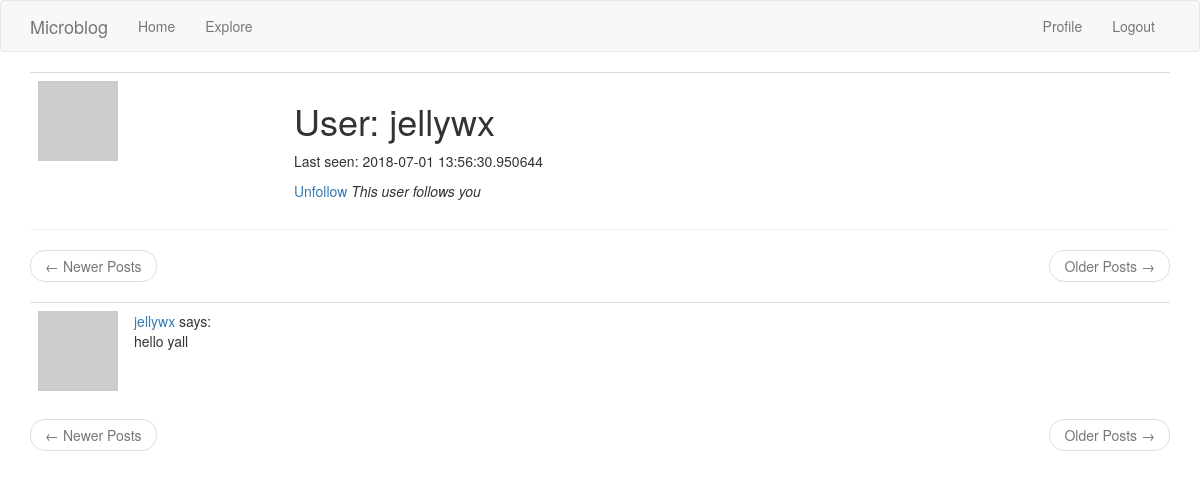
Page /user/jellywx (signed in) on the earlier database version.
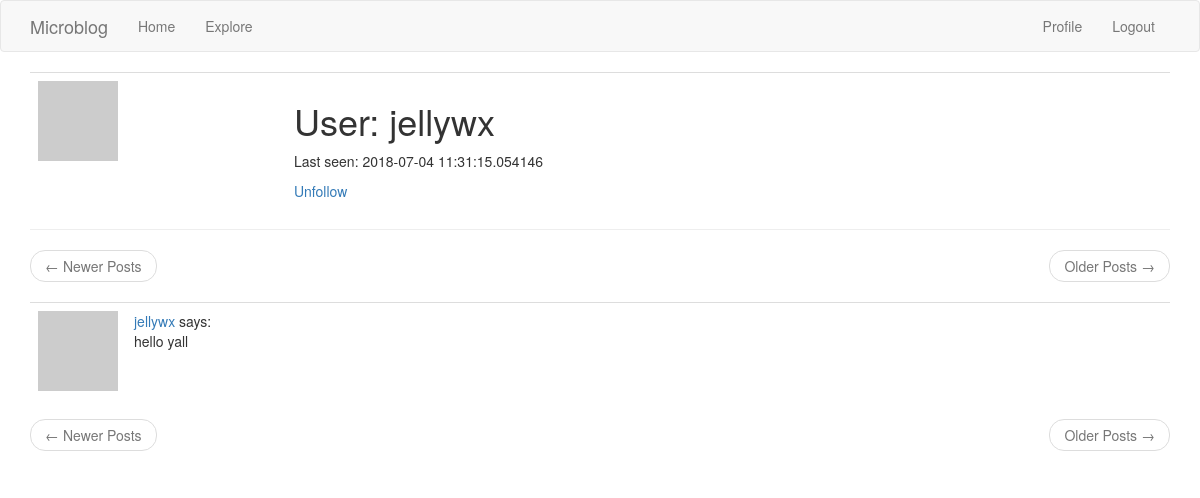
Same page on the later database version.
### app/models.py (models this page shows, shortened)
class User(UserMixin, db.Model):
    id = db.Column(db.Integer, primary_key=True)
    username = db.Column(db.String(64), index=True, unique=True)
    email = db.Column(db.String(120), index=True, unique=True)
    password_hash = db.Column(db.String(128))
    about_me = db.Column(db.String(140))
    last_seen = db.Column(db.DateTime, default=datetime.utcnow)
    posts = db.relationship('Post', backref='author', lazy='dynamic')
    followed = db.relationship(
        'User', secondary=followers,
        primaryjoin=(followers.c.follower_id == id),
        secondaryjoin=(followers.c.followed_id == id),
        backref=db.backref('followers', lazy='dynamic'), lazy='dynamic'
    )
    def avatar(self, size=80):
        digest = md5(self.email.lower().encode('utf-8')).hexdigest()
        return 'https://www.gravatar.com/avatar/{}?d=identicon&s={}'.format(digest, size)
    def is_following(self, user):
        return self.followed.filter(followers.c.followed_id == user.id).count() > 0

### app/routes.py (the view)
@app.route('/user/<username>')
@login_required
def user(username):
    user = User.query.filter_by(username=username).first_or_404()
    page = request.args.get('page', 1, type=int)
    posts = Post.query.filter(Post.author==user).paginate(page, app.config['POSTS_PER_PAGE'], False)
    next_url = url_for('index', page=posts.next_num) if posts.has_next else None
    prev_url = url_for('index', page=posts.prev_num) if posts.has_prev else None
    return render_template('user.html', title=user.username, user=user, posts=posts.items, next_url=next_url, prev_url=prev_url)

### app/models.py (called while the page is built)
@login.user_loader
def load_user(id):
    return User.query.get(int(id))

### app/routes.py (called while the page is built)
@app.before_request
def before_request():
    if current_user.is_authenticated:
        current_user.last_seen = datetime.utcnow()
        db.session.commit()

### app/templates/user.html (shortened to what this page needs)
{% extends "base.html" %}
{% block app_content %}
  <table class="table table-hover">
    <tr>
      <td width="256px"><img src="{{ user.avatar(256) }}"></img></td>
      <td>
        <h1>User: {{user.username }}</h1>
        {% if user.last_seen %}<p>Last seen: {{ user.last_seen }}</p>{% endif %}
        {% if user.id == current_user.id %}
        <a href="{{ url_for('edit_profile') }}">Edit Profile</a>
        {% elif current_user.is_following(user) %}
        <a href="{{ url_for('unfollow', username=user.username)}}">Unfollow</a>
        {% else %}
        <a href="{{ url_for('follow', username=user.username)}}">Follow</a>
        {% endif %}
        {% if user.is_following(current_user) %}
        <span><em>This user follows you</em></span>
        {% endif %}
      </td>
    </tr>
  </table>
  <hr>
  {% include "_view.html" %}
{% endblock %}

Differences in the rows shown:
changed User "jellywx": last_seen "2018-07-01 13:56:30.950644" → "2018-07-04 11:31:15.054146"
Other differences:
text no longer shown: "This user follows you"
